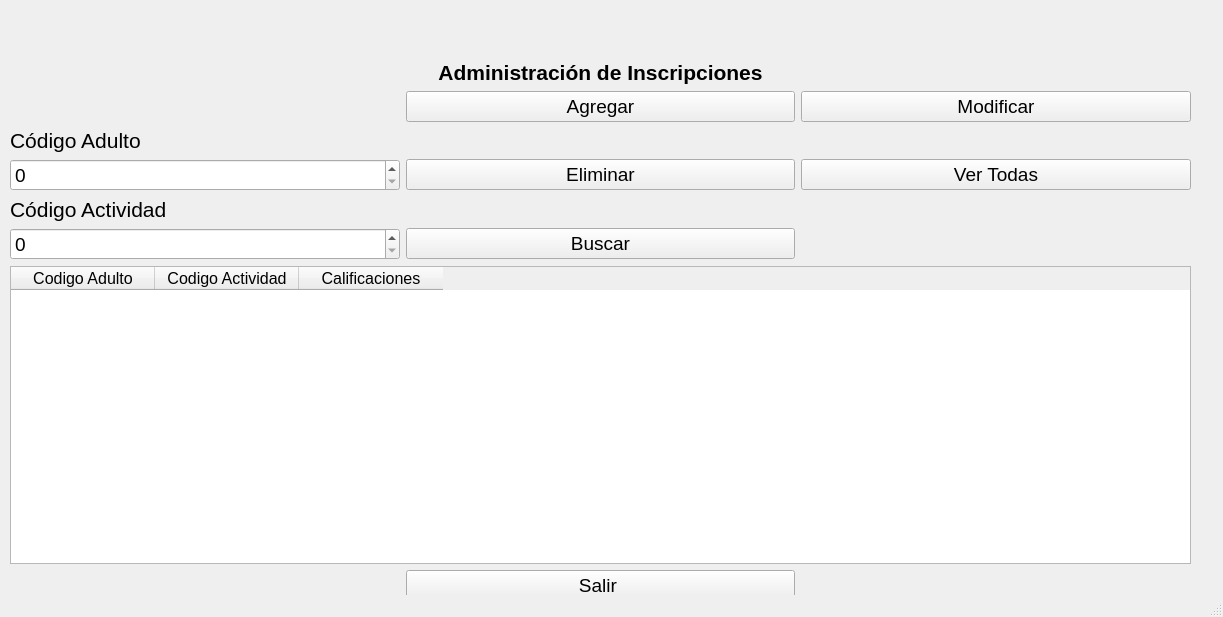
<?xml version="1.0" encoding="UTF-8"?>
<ui version="4.0">
 <class>AdmonInscripciones</class>
 <widget class="QMainWindow" name="AdmonInscripciones">
  <property name="geometry">
   <rect>
    <x>0</x>
    <y>0</y>
    <width>1223</width>
    <height>617</height>
   </rect>
  </property>
  <property name="windowTitle">
   <string>MainWindow</string>
  </property>
  <widget class="QWidget" name="centralwidget">
   <widget class="QWidget" name="layoutWidget">
    <property name="geometry">
     <rect>
      <x>10</x>
      <y>60</y>
      <width>1181</width>
      <height>541</height>
     </rect>
    </property>
    <layout class="QGridLayout" name="gridLayout">
     <item row="0" column="0" colspan="3">
      <widget class="QLabel" name="LTitulo">
       <property name="minimumSize">
        <size>
         <width>100</width>
         <height>0</height>
        </size>
       </property>
       <property name="font">
        <font>
         <pointsize>16</pointsize>
         <weight>75</weight>
         <bold>true</bold>
        </font>
       </property>
       <property name="text">
        <string>Administración de Inscripciones</string>
       </property>
       <property name="alignment">
        <set>Qt::AlignCenter</set>
       </property>
      </widget>
     </item>
     <item row="3" column="2">
      <widget class="QPushButton" name="PBTodas">
       <property name="font">
        <font>
         <pointsize>14</pointsize>
        </font>
       </property>
       <property name="text">
        <string>Ver Todas</string>
       </property>
      </widget>
     </item>
     <item row="3" column="0">
      <widget class="QSpinBox" name="SBCodigoEliminarAd">
       <property name="font">
        <font>
         <pointsize>14</pointsize>
        </font>
       </property>
       <property name="maximum">
        <number>999999999</number>
       </property>
      </widget>
     </item>
     <item row="4" column="0">
      <widget class="QLabel" name="LCodigoEliminar_2">
       <property name="font">
        <font>
         <pointsize>16</pointsize>
        </font>
       </property>
       <property name="text">
        <string>Código Actividad</string>
       </property>
      </widget>
     </item>
     <item row="5" column="1">
      <widget class="QPushButton" name="PBBuscar">
       <property name="font">
        <font>
         <pointsize>14</pointsize>
        </font>
       </property>
       <property name="text">
        <string>Buscar</string>
       </property>
      </widget>
     </item>
     <item row="3" column="1">
      <widget class="QPushButton" name="PBEliminar">
       <property name="font">
        <font>
         <pointsize>14</pointsize>
        </font>
       </property>
       <property name="text">
        <string>Eliminar</string>
       </property>
      </widget>
     </item>
     <item row="1" column="2">
      <widget class="QPushButton" name="PBModificar">
       <property name="font">
        <font>
         <pointsize>14</pointsize>
        </font>
       </property>
       <property name="text">
        <string>Modificar</string>
       </property>
      </widget>
     </item>
     <item row="2" column="0" colspan="2">
      <widget class="QLabel" name="LCodigoEliminar">
       <property name="font">
        <font>
         <pointsize>16</pointsize>
        </font>
       </property>
       <property name="text">
        <string>Código Adulto</string>
       </property>
      </widget>
     </item>
     <item row="7" column="1">
      <widget class="QPushButton" name="PBSalir">
       <property name="font">
        <font>
         <pointsize>14</pointsize>
        </font>
       </property>
       <property name="text">
        <string>Salir </string>
       </property>
      </widget>
     </item>
     <item row="1" column="1">
      <widget class="QPushButton" name="PBAgregar">
       <property name="font">
        <font>
         <pointsize>14</pointsize>
        </font>
       </property>
       <property name="text">
        <string>Agregar</string>
       </property>
      </widget>
     </item>
     <item row="6" column="0" colspan="3">
      <widget class="QTableWidget" name="TWTabla">
       <property name="minimumSize">
        <size>
         <width>711</width>
         <height>0</height>
        </size>
       </property>
       <property name="font">
        <font>
         <pointsize>12</pointsize>
        </font>
       </property>
       <property name="sizeAdjustPolicy">
        <enum>QAbstractScrollArea::AdjustToContents</enum>
       </property>
       <attribute name="horizontalHeaderDefaultSectionSize">
        <number>144</number>
       </attribute>
       <attribute name="verticalHeaderMinimumSectionSize">
        <number>60</number>
       </attribute>
       <column>
        <property name="text">
         <string>Codigo Adulto</string>
        </property>
       </column>
       <column>
        <property name="text">
         <string>Codigo Actividad</string>
        </property>
       </column>
       <column>
        <property name="text">
         <string>Calificaciones</string>
        </property>
       </column>
      </widget>
     </item>
     <item row="5" column="0">
      <widget class="QSpinBox" name="SBCodigoEliminarAc">
       <property name="font">
        <font>
         <pointsize>14</pointsize>
        </font>
       </property>
       <property name="maximum">
        <number>999999999</number>
       </property>
      </widget>
     </item>
    </layout>
   </widget>
  </widget>
  <widget class="QStatusBar" name="statusbar"/>
 </widget>
 <tabstops>
  <tabstop>SBCodigoEliminarAd</tabstop>
  <tabstop>PBEliminar</tabstop>
  <tabstop>TWTabla</tabstop>
 </tabstops>
 <resources/>
 <connections/>
</ui>
